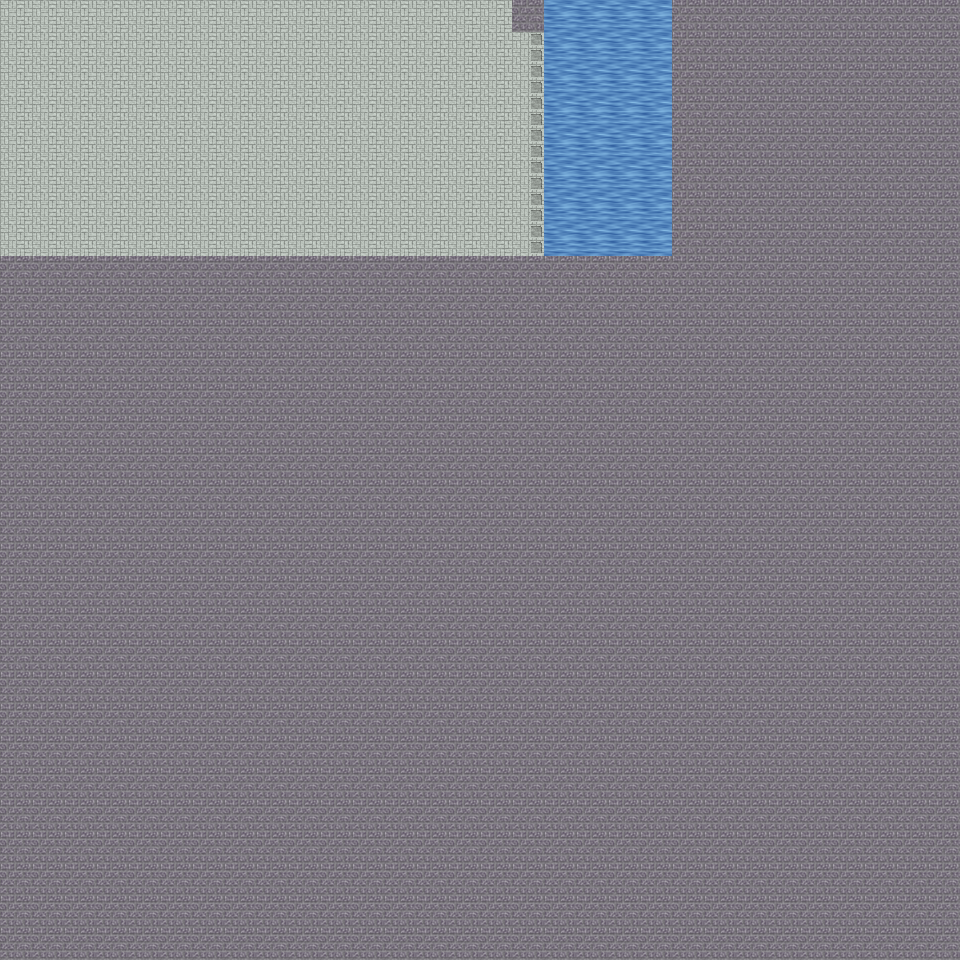

A level layout from a 2D game, rendered from its tile map. Below: a short description, then the map file with tile-grid data replaced by summaries:
An orthogonal 30x30 tile map with 32x32 px tiles, 6 tile layers (Ground, Object, Object2, Above, ...), 62 tilesets and 3 objects (3x mapchange).

<map version="1.0" orientation="orthogonal" renderorder="right-down" width="30" height="30" tilewidth="32" tileheight="32" nextobjectid="4">
  <tileset firstgid="1" name="tileset_ground_indoor_tiles" tilewidth="32" tileheight="32" tilecount="8" columns="2">
    <image source="../drawable/tileset_ground_indoor_tiles.png" width="64" height="128" />
  </tileset>
  <tileset firstgid="9" name="tileset_building_castle" tilewidth="32" tileheight="32" tilecount="320" columns="20">
    <image source="../drawable/tileset_building_castle.png" width="640" height="512" />
  </tileset>
  <tileset firstgid="329" name="tileset_ground_ground" tilewidth="32" tileheight="32" tilecount="33" columns="3">
    <image source="../drawable/tileset_ground_ground.png" width="96" height="352" />
  </tileset>
  <tileset firstgid="362" name="tileset_ground_ground_2" tilewidth="32" tileheight="32" tilecount="4" columns="4">
    <image source="../drawable/tileset_ground_ground_2.png" width="128" height="32" />
  </tileset>
  <tileset firstgid="366" name="tileset_building_wall_wall_brown" tilewidth="32" tileheight="32" tilecount="12" columns="3">
    <image source="../drawable/tileset_building_wall_wall_brown.png" width="96" height="128" />
  </tileset>
  <tileset firstgid="378" name="tileset_building_decoration_banner" tilewidth="32" tileheight="32" tilecount="12" columns="1">
    <image source="../drawable/tileset_building_decoration_banner.png" width="32" height="384" />
  </tileset>
  <tileset firstgid="390" name="tileset_ground_brown_paving" tilewidth="32" tileheight="32" tilecount="2" columns="2">
    <image source="../drawable/tileset_ground_brown_paving.png" width="64" height="32" />
  </tileset>
  <tileset firstgid="392" name="tileset_ground_water_dungeon_water" tilewidth="32" tileheight="32" tilecount="30" columns="3">
    <image source="../drawable/tileset_ground_water_dungeon_water.png" width="96" height="320" />
  </tileset>
  <tileset firstgid="422" name="tileset_ground_water_pool" tilewidth="32" tileheight="32" tilecount="72" columns="3">
    <image source="../drawable/tileset_ground_water_pool.png" width="96" height="768" />
  </tileset>
  <tileset firstgid="494" name="tileset_building_roof_blue" tilewidth="32" tileheight="32" tilecount="20" columns="5">
    <image source="../drawable/tileset_building_roof_blue.png" width="160" height="128" />
  </tileset>
  <tileset firstgid="514" name="tileset_building_roof_yellow" tilewidth="32" tileheight="32" tilecount="20" columns="5">
    <image source="../drawable/tileset_building_roof_yellow.png" width="160" height="128" />
  </tileset>
  <tileset firstgid="534" name="tileset_building_wall_stone" tilewidth="32" tileheight="32" tilecount="12" columns="3">
    <image source="../drawable/tileset_building_wall_stone.png" width="96" height="128" />
  </tileset>
  <tileset firstgid="546" name="tileset_building_roof_green" tilewidth="32" tileheight="32" tilecount="20" columns="5">
    <image source="../drawable/tileset_building_roof_green.png" width="160" height="128" />
  </tileset>
  <tileset firstgid="566" name="tileset_building_wall_wood" tilewidth="32" tileheight="32" tilecount="16" columns="4">
    <image source="../drawable/tileset_building_wall_wood.png" width="128" height="128" />
  </tileset>
  <tileset firstgid="582" name="tileset_building_roof_red" tilewidth="32" tileheight="32" tilecount="20" columns="5">
    <image source="../drawable/tileset_building_roof_red.png" width="160" height="128" />
  </tileset>
  <tileset firstgid="602" name="tileset_plant_flower_daisy_white" tilewidth="32" tileheight="32" tilecount="8" columns="2">
    <image source="../drawable/tileset_plant_flower_daisy_white.png" width="64" height="128" />
  </tileset>
  <tileset firstgid="610" name="tileset_item_statue_green_stone" tilewidth="32" tileheight="32" tilecount="12" columns="4">
    <image source="../drawable/tileset_item_statue_green_stone.png" width="128" height="96" />
  </tileset>
  <tileset firstgid="622" name="tileset_ground_cobbled_paving" tilewidth="32" tileheight="32" tilecount="1" columns="1">
    <image source="../drawable/tileset_ground_cobbled_paving.png" width="32" height="32" />
  </tileset>
  <tileset firstgid="623" name="tileset_item_statue_bird" tilewidth="32" tileheight="32" tilecount="8" columns="2">
    <image source="../drawable/tileset_item_statue_bird.png" width="64" height="128" />
  </tileset>
  <tileset firstgid="631" name="tileset_building_fence_fence_chunky" tilewidth="32" tileheight="32" tilecount="21" columns="3">
    <image source="../drawable/tileset_building_fence_fence_chunky.png" width="96" height="224" />
  </tileset>
  <tileset firstgid="652" name="tileset_plant_grasses" tilewidth="32" tileheight="32" tilecount="6" columns="3">
    <image source="../drawable/tileset_plant_grasses.png" width="96" height="64" />
  </tileset>
  <tileset firstgid="658" name="tileset_plant_bush_hedge" tilewidth="32" tileheight="32" tilecount="35" columns="5">
    <image source="../drawable/tileset_plant_bush_hedge.png" width="160" height="224" />
  </tileset>
  <tileset firstgid="693" name="tileset_plant_flower_daisy_blue" tilewidth="32" tileheight="32" tilecount="8" columns="2">
    <image source="../drawable/tileset_plant_flower_daisy_blue.png" width="64" height="128" />
  </tileset>
  <tileset firstgid="701" name="tileset_plant_flower_daisy_red" tilewidth="32" tileheight="32" tilecount="8" columns="2">
    <image source="../drawable/tileset_plant_flower_daisy_red.png" width="64" height="128" />
  </tileset>
  <tileset firstgid="709" name="tileset_plant_flower_daisy_yellow" tilewidth="32" tileheight="32" tilecount="8" columns="2">
    <image source="../drawable/tileset_plant_flower_daisy_yellow.png" width="64" height="128" />
  </tileset>
  <tileset firstgid="717" name="tileset_plant_bush_bushes" tilewidth="32" tileheight="32" tilecount="10" columns="5">
    <image source="../drawable/tileset_plant_bush_bushes.png" width="160" height="64" />
  </tileset>
  <tileset firstgid="727" name="tileset_plant_tree_tree_green" tilewidth="32" tileheight="32" tilecount="88" columns="8">
    <image source="../drawable/tileset_plant_tree_tree_green.png" width="256" height="352" />
  </tileset>
  <tileset firstgid="815" name="tileset_building_window_window_long" tilewidth="32" tileheight="32" tilecount="3" columns="3">
    <image source="../drawable/tileset_building_window_window_long.png" width="96" height="32" />
  </tileset>
  <tileset firstgid="818" name="tileset_building_window_window_left" tilewidth="32" tileheight="32" tilecount="2" columns="2">
    <image source="../drawable/tileset_building_window_window_left.png" width="64" height="32" />
  </tileset>
  <tileset firstgid="820" name="tileset_building_door_closed_with_key" tilewidth="32" tileheight="32" tilecount="1" columns="1">
    <image source="../drawable/tileset_building_door_closed_with_key.png" width="32" height="32" />
  </tileset>
  <tileset firstgid="821" name="tileset_building_window_window_right" tilewidth="32" tileheight="32" tilecount="2" columns="2">
    <image source="../drawable/tileset_building_window_window_right.png" width="64" height="32" />
  </tileset>
  <tileset firstgid="823" name="tileset_furniture_chair_wooden_pale" tilewidth="32" tileheight="32" tilecount="4" columns="2">
    <image source="../drawable/tileset_furniture_chair_wooden_pale.png" width="64" height="64" />
  </tileset>
  <tileset firstgid="827" name="tileset_furniture_table_wooden_pale" tilewidth="32" tileheight="32" tilecount="1" columns="1">
    <image source="../drawable/tileset_furniture_table_wooden_pale.png" width="32" height="32" />
  </tileset>
  <tileset firstgid="828" name="tileset_item_statue_grey_stone" tilewidth="32" tileheight="32" tilecount="4" columns="2">
    <image source="../drawable/tileset_item_statue_grey_stone.png" width="64" height="64" />
  </tileset>
  <tileset firstgid="832" name="tileset_item_statue_fairypool" tilewidth="32" tileheight="32" tilecount="16" columns="2">
    <image source="../drawable/tileset_item_statue_fairypool.png" width="64" height="256" />
  </tileset>
  <tileset firstgid="848" name="tileset_ground_eye" tilewidth="32" tileheight="32" tilecount="9" columns="3">
    <image source="../drawable/tileset_ground_eye.png" width="96" height="96" />
  </tileset>
  <tileset firstgid="857" name="tileset_item_sign_large" tilewidth="32" tileheight="32" tilecount="15" columns="5">
    <image source="../drawable/tileset_item_sign_large.png" width="160" height="96" />
  </tileset>
  <tileset firstgid="872" name="tileset_plant_stump_small_stump" tilewidth="32" tileheight="32" tilecount="4" columns="2">
    <image source="../drawable/tileset_plant_stump_small_stump.png" width="64" height="64" />
  </tileset>
  <tileset firstgid="876" name="tileset_building_door_door_n" tilewidth="32" tileheight="32" tilecount="6" columns="3">
    <image source="../drawable/tileset_building_door_door_n.png" width="96" height="64" />
  </tileset>
  <tileset firstgid="882" name="tileset_building_decoration_chimney" tilewidth="32" tileheight="32" tilecount="2" columns="1">
    <image source="../drawable/tileset_building_decoration_chimney.png" width="32" height="64" />
  </tileset>
  <tileset firstgid="884" name="tileset_building_door_closed" tilewidth="32" tileheight="32" tilecount="1" columns="1">
    <image source="../drawable/tileset_building_door_closed.png" width="32" height="32" />
  </tileset>
  <tileset firstgid="885" name="tileset_building_decoration_orbpedestal" tilewidth="32" tileheight="32" tilecount="2" columns="1">
    <image source="../drawable/tileset_building_decoration_orbpedestal.png" width="32" height="64" />
  </tileset>
  <tileset firstgid="887" name="tileset_building_decoration_longhorn_skull" tilewidth="32" tileheight="32" tilecount="6" columns="3">
    <image source="../drawable/tileset_building_decoration_longhorn_skull.png" width="96" height="64" />
  </tileset>
  <tileset firstgid="893" name="tileset_building_church" tilewidth="32" tileheight="32" tilecount="56" columns="8">
    <image source="../drawable/tileset_building_church.png" width="256" height="224" />
  </tileset>
  <tileset firstgid="949" name="tileset_building_entrance_int_iron_bars" tilewidth="32" tileheight="32" tilecount="12" columns="3">
    <image source="../drawable/tileset_building_entrance_int_iron_bars.png" width="96" height="128" />
  </tileset>
  <tileset firstgid="961" name="tileset_building_decoration_chimney_big" tilewidth="32" tileheight="32" tilecount="2" columns="1">
    <image source="../drawable/tileset_building_decoration_chimney_big.png" width="32" height="64" />
  </tileset>
  <tileset firstgid="963" name="tileset_item_statue_green_stone_2" tilewidth="32" tileheight="32" tilecount="6" columns="2">
    <image source="../drawable/tileset_item_statue_green_stone_2.png" width="64" height="96" />
  </tileset>
  <tileset firstgid="969" name="tileset_building_decoration_library_banner" tilewidth="32" tileheight="32" tilecount="6" columns="3">
    <image source="../drawable/tileset_building_decoration_library_banner.png" width="96" height="64" />
  </tileset>
  <tileset firstgid="975" name="tileset_building_door_door_e" tilewidth="32" tileheight="32" tilecount="6" columns="2">
    <image source="../drawable/tileset_building_door_door_e.png" width="64" height="96" />
  </tileset>
  <tileset firstgid="981" name="tileset_building_door_door_w" tilewidth="32" tileheight="32" tilecount="6" columns="2">
    <image source="../drawable/tileset_building_door_door_w.png" width="64" height="96" />
  </tileset>
  <tileset firstgid="987" name="tileset_logic_collision" tilewidth="32" tileheight="32" tilecount="1" columns="1">
    <image source="../drawable/tileset_logic_collision.png" width="32" height="32" />
  </tileset>
  <tileset firstgid="988" name="tileset_furniture_other_stick" tilewidth="32" tileheight="32" tilecount="2" columns="1">
    <image source="../drawable/tileset_furniture_other_stick.png" width="32" height="64" />
  </tileset>
  <tileset firstgid="990" name="tileset_building_decoration_numbers" tilewidth="32" tileheight="32" tilecount="20" columns="2">
    <image source="../drawable/tileset_building_decoration_numbers.png" width="64" height="320" />
  </tileset>
  <tileset firstgid="1010" name="tileset_ground_water_pool_deep" tilewidth="32" tileheight="32" tilecount="72" columns="3">
    <image source="../drawable/tileset_ground_water_pool_deep.png" width="96" height="768" />
  </tileset>
  <tileset firstgid="1082" name="tileset_object_suspension_bridge" tilewidth="32" tileheight="32" tilecount="24" columns="3">
    <image source="../drawable/tileset_object_suspension_bridge.png" width="96" height="256" />
  </tileset>
  <tileset firstgid="1106" name="tileset_building_stairs_stairs" tilewidth="32" tileheight="32" tilecount="12" columns="2">
    <image source="../drawable/tileset_building_stairs_stairs.png" width="64" height="192" />
  </tileset>
  <tileset firstgid="1118" name="tileset_object_boardwalk" tilewidth="32" tileheight="32" tilecount="36" columns="6">
    <image source="../drawable/tileset_object_boardwalk.png" width="192" height="192" />
  </tileset>
  <tileset firstgid="1154" name="tileset_plant_stump_log_vertical" tilewidth="32" tileheight="32" tilecount="3" columns="1">
    <image source="../drawable/tileset_plant_stump_log_vertical.png" width="32" height="96" />
  </tileset>
  <tileset firstgid="1157" name="tileset_plant_stump_stump_vertical" tilewidth="32" tileheight="32" tilecount="1" columns="1">
    <image source="../drawable/tileset_plant_stump_stump_vertical.png" width="32" height="32" />
  </tileset>
  <tileset firstgid="1158" name="tileset_ground_green_paving" tilewidth="32" tileheight="32" tilecount="18" columns="3">
    <image source="../drawable/tileset_ground_green_paving.png" width="96" height="192" />
  </tileset>
  <tileset firstgid="1176" name="tileset_furniture_light_lamp_bronze" tilewidth="32" tileheight="32" tilecount="3" columns="1">
    <image source="../drawable/tileset_furniture_light_lamp_bronze.png" width="32" height="96" />
  </tileset>
  <tileset firstgid="1179" name="tileset_building_huts" tilewidth="32" tileheight="32" tilecount="338" columns="26">
    <image source="../drawable/tileset_building_huts.png" width="832" height="416" />
  </tileset>
  <layer name="Ground" width="30" height="30">
    <data>[900 cells, 240 non-empty, 5 distinct tile ids]</data>
  </layer>
  <layer name="Object" width="30" height="30">
    <data>[900 cells, 11 non-empty, 4 distinct tile ids]</data>
  </layer>
  <layer name="Object2" width="30" height="30">
    <data>[900 cells, 0 non-empty, 0 distinct tile ids]</data>
  </layer>
  <layer name="Above" width="30" height="30">
    <data>[900 cells, 0 non-empty, 0 distinct tile ids]</data>
  </layer>
  <layer name="Above2" width="30" height="30">
    <data>[900 cells, 0 non-empty, 0 distinct tile ids]</data>
  </layer>
  <layer name="Walkable" width="30" height="30">
    <data>[900 cells, 733 non-empty, 1 distinct tile ids]</data>
  </layer>
  <objectgroup name="MapEvents">
    <object id="1" name="north" type="mapchange" x="0" y="0" width="512" height="32">
      <properties>
        <property name="map" value="0_ados_mountain_n2_w2_x2_y3" />
        <property name="place" value="south" />
      </properties>
    </object>
    <object id="2" name="north2" type="mapchange" x="544" y="0" width="128" height="32">
      <properties>
        <property name="map" value="0_ados_mountain_n2_w2_x2_y3" />
        <property name="place" value="south2" />
      </properties>
    </object>
    <object id="3" name="west" type="mapchange" x="0" y="0" width="32" height="256">
      <properties>
        <property name="map" value="0_ados_mountain_n2_w2_x1_y4" />
        <property name="place" value="east" />
      </properties>
    </object>
  </objectgroup>
</map>
